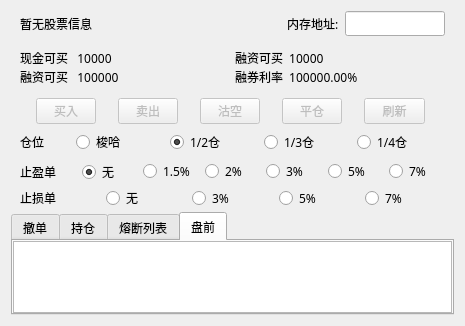
<?xml version="1.0" encoding="UTF-8"?>
<ui version="4.0">
 <class>TradeOperationPanel</class>
 <widget class="QWidget" name="TradeOperationPanel">
  <property name="geometry">
   <rect>
    <x>0</x>
    <y>0</y>
    <width>465</width>
    <height>323</height>
   </rect>
  </property>
  <property name="windowTitle">
   <string>Form</string>
  </property>
  <layout class="QVBoxLayout" name="verticalLayout">
   <item>
    <widget class="QWidget" name="widget" native="true">
     <property name="font">
      <font>
       <family>黑体</family>
       <pointsize>9</pointsize>
       <weight>50</weight>
       <bold>false</bold>
      </font>
     </property>
     <layout class="QHBoxLayout" name="horizontalLayout">
      <property name="topMargin">
       <number>0</number>
      </property>
      <property name="bottomMargin">
       <number>0</number>
      </property>
      <item>
       <widget class="QLabel" name="LabelStockCode">
        <property name="sizePolicy">
         <sizepolicy hsizetype="Fixed" vsizetype="Preferred">
          <horstretch>0</horstretch>
          <verstretch>0</verstretch>
         </sizepolicy>
        </property>
        <property name="minimumSize">
         <size>
          <width>174</width>
          <height>0</height>
         </size>
        </property>
        <property name="maximumSize">
         <size>
          <width>174</width>
          <height>16777215</height>
         </size>
        </property>
        <property name="font">
         <font>
          <family>黑体</family>
          <pointsize>9</pointsize>
          <weight>50</weight>
          <bold>false</bold>
         </font>
        </property>
        <property name="text">
         <string>暂无股票信息</string>
        </property>
       </widget>
      </item>
      <item>
       <spacer name="horizontalSpacer">
        <property name="orientation">
         <enum>Qt::Horizontal</enum>
        </property>
        <property name="sizeHint" stdset="0">
         <size>
          <width>40</width>
          <height>20</height>
         </size>
        </property>
       </spacer>
      </item>
      <item>
       <widget class="QLabel" name="LabelAddress">
        <property name="font">
         <font>
          <family>黑体</family>
          <pointsize>9</pointsize>
          <weight>50</weight>
          <bold>false</bold>
         </font>
        </property>
        <property name="text">
         <string>内存地址:</string>
        </property>
       </widget>
      </item>
      <item>
       <widget class="QLineEdit" name="EditAddress">
        <property name="maximumSize">
         <size>
          <width>100</width>
          <height>16777215</height>
         </size>
        </property>
       </widget>
      </item>
     </layout>
    </widget>
   </item>
   <item>
    <widget class="QWidget" name="widget_4" native="true">
     <property name="minimumSize">
      <size>
       <width>0</width>
       <height>50</height>
      </size>
     </property>
     <layout class="QVBoxLayout" name="verticalLayout_2">
      <item>
       <widget class="QWidget" name="widget_5" native="true">
        <layout class="QHBoxLayout" name="horizontalLayout_6">
         <property name="spacing">
          <number>5</number>
         </property>
         <property name="leftMargin">
          <number>0</number>
         </property>
         <property name="topMargin">
          <number>0</number>
         </property>
         <property name="rightMargin">
          <number>0</number>
         </property>
         <property name="bottomMargin">
          <number>0</number>
         </property>
         <item>
          <widget class="QLabel" name="LabelInfo1">
           <property name="font">
            <font>
             <family>黑体</family>
            </font>
           </property>
           <property name="text">
            <string>现金可买   10000</string>
           </property>
          </widget>
         </item>
         <item>
          <widget class="QLabel" name="LabelInfo2">
           <property name="font">
            <font>
             <family>黑体</family>
            </font>
           </property>
           <property name="text">
            <string>融资可买  10000</string>
           </property>
          </widget>
         </item>
        </layout>
       </widget>
      </item>
      <item>
       <widget class="QWidget" name="widget_6" native="true">
        <layout class="QHBoxLayout" name="horizontalLayout_7">
         <property name="spacing">
          <number>5</number>
         </property>
         <property name="leftMargin">
          <number>0</number>
         </property>
         <property name="topMargin">
          <number>0</number>
         </property>
         <property name="rightMargin">
          <number>0</number>
         </property>
         <property name="bottomMargin">
          <number>0</number>
         </property>
         <item>
          <widget class="QLabel" name="LabelInfo3">
           <property name="font">
            <font>
             <family>黑体</family>
            </font>
           </property>
           <property name="text">
            <string>融资可买   100000</string>
           </property>
          </widget>
         </item>
         <item>
          <widget class="QLabel" name="LabelInfo4">
           <property name="font">
            <font>
             <family>黑体</family>
            </font>
           </property>
           <property name="text">
            <string>融券利率  100000.00%</string>
           </property>
          </widget>
         </item>
        </layout>
       </widget>
      </item>
     </layout>
    </widget>
   </item>
   <item>
    <widget class="QWidget" name="widget_2" native="true">
     <property name="font">
      <font>
       <family>黑体</family>
       <pointsize>9</pointsize>
       <weight>50</weight>
       <bold>false</bold>
      </font>
     </property>
     <layout class="QHBoxLayout" name="horizontalLayout_2">
      <property name="topMargin">
       <number>0</number>
      </property>
      <property name="bottomMargin">
       <number>0</number>
      </property>
      <item>
       <widget class="QPushButton" name="ButtonBuy">
        <property name="enabled">
         <bool>false</bool>
        </property>
        <property name="maximumSize">
         <size>
          <width>60</width>
          <height>16777215</height>
         </size>
        </property>
        <property name="font">
         <font>
          <family>黑体</family>
          <pointsize>9</pointsize>
          <weight>50</weight>
          <bold>false</bold>
         </font>
        </property>
        <property name="text">
         <string>买入</string>
        </property>
       </widget>
      </item>
      <item>
       <widget class="QPushButton" name="ButtonSell">
        <property name="enabled">
         <bool>false</bool>
        </property>
        <property name="maximumSize">
         <size>
          <width>60</width>
          <height>16777215</height>
         </size>
        </property>
        <property name="font">
         <font>
          <family>黑体</family>
          <pointsize>9</pointsize>
          <weight>50</weight>
          <bold>false</bold>
         </font>
        </property>
        <property name="text">
         <string>卖出</string>
        </property>
       </widget>
      </item>
      <item>
       <widget class="QPushButton" name="ButtonBuyEmpty">
        <property name="enabled">
         <bool>false</bool>
        </property>
        <property name="maximumSize">
         <size>
          <width>60</width>
          <height>16777215</height>
         </size>
        </property>
        <property name="font">
         <font>
          <family>黑体</family>
          <pointsize>9</pointsize>
          <weight>50</weight>
          <bold>false</bold>
         </font>
        </property>
        <property name="text">
         <string>沽空</string>
        </property>
       </widget>
      </item>
      <item>
       <widget class="QPushButton" name="ButtonSellEmpty">
        <property name="enabled">
         <bool>false</bool>
        </property>
        <property name="maximumSize">
         <size>
          <width>60</width>
          <height>16777215</height>
         </size>
        </property>
        <property name="font">
         <font>
          <family>黑体</family>
          <pointsize>9</pointsize>
          <weight>50</weight>
          <bold>false</bold>
         </font>
        </property>
        <property name="text">
         <string>平仓</string>
        </property>
       </widget>
      </item>
      <item>
       <widget class="QPushButton" name="ButtonRefresh">
        <property name="enabled">
         <bool>false</bool>
        </property>
        <property name="maximumSize">
         <size>
          <width>61</width>
          <height>16777215</height>
         </size>
        </property>
        <property name="text">
         <string>刷新</string>
        </property>
       </widget>
      </item>
     </layout>
    </widget>
   </item>
   <item>
    <widget class="QWidget" name="widget_3" native="true">
     <property name="minimumSize">
      <size>
       <width>0</width>
       <height>0</height>
      </size>
     </property>
     <property name="font">
      <font>
       <pointsize>9</pointsize>
      </font>
     </property>
     <layout class="QHBoxLayout" name="horizontalLayout_5">
      <property name="topMargin">
       <number>0</number>
      </property>
      <property name="bottomMargin">
       <number>0</number>
      </property>
      <item>
       <widget class="QLabel" name="label_2">
        <property name="maximumSize">
         <size>
          <width>50</width>
          <height>16777215</height>
         </size>
        </property>
        <property name="font">
         <font>
          <family>黑体</family>
         </font>
        </property>
        <property name="text">
         <string>仓位</string>
        </property>
       </widget>
      </item>
      <item>
       <widget class="QRadioButton" name="RadioAll">
        <property name="font">
         <font>
          <family>黑体</family>
          <pointsize>9</pointsize>
         </font>
        </property>
        <property name="text">
         <string>梭哈</string>
        </property>
       </widget>
      </item>
      <item>
       <widget class="QRadioButton" name="Radio2">
        <property name="font">
         <font>
          <family>黑体</family>
          <pointsize>9</pointsize>
         </font>
        </property>
        <property name="text">
         <string>1/2仓</string>
        </property>
        <property name="checked">
         <bool>true</bool>
        </property>
       </widget>
      </item>
      <item>
       <widget class="QRadioButton" name="Radio3">
        <property name="font">
         <font>
          <family>黑体</family>
          <pointsize>9</pointsize>
         </font>
        </property>
        <property name="text">
         <string>1/3仓</string>
        </property>
       </widget>
      </item>
      <item>
       <widget class="QRadioButton" name="Radio4">
        <property name="font">
         <font>
          <family>黑体</family>
          <pointsize>9</pointsize>
         </font>
        </property>
        <property name="text">
         <string>1/4仓</string>
        </property>
       </widget>
      </item>
     </layout>
    </widget>
   </item>
   <item>
    <widget class="QWidget" name="widget_7" native="true">
     <property name="minimumSize">
      <size>
       <width>0</width>
       <height>0</height>
      </size>
     </property>
     <layout class="QHBoxLayout" name="horizontalLayout_8">
      <property name="topMargin">
       <number>0</number>
      </property>
      <property name="bottomMargin">
       <number>0</number>
      </property>
      <item>
       <widget class="QLabel" name="label">
        <property name="sizePolicy">
         <sizepolicy hsizetype="Preferred" vsizetype="Fixed">
          <horstretch>0</horstretch>
          <verstretch>0</verstretch>
         </sizepolicy>
        </property>
        <property name="minimumSize">
         <size>
          <width>50</width>
          <height>0</height>
         </size>
        </property>
        <property name="font">
         <font>
          <family>黑体</family>
         </font>
        </property>
        <property name="text">
         <string>止盈单</string>
        </property>
       </widget>
      </item>
      <item>
       <widget class="QRadioButton" name="RadioSellNone">
        <property name="font">
         <font>
          <family>黑体</family>
          <pointsize>9</pointsize>
         </font>
        </property>
        <property name="text">
         <string>无</string>
        </property>
        <property name="checked">
         <bool>true</bool>
        </property>
       </widget>
      </item>
      <item>
       <widget class="QRadioButton" name="RadioSellOneDotFive">
        <property name="font">
         <font>
          <family>黑体</family>
          <pointsize>9</pointsize>
         </font>
        </property>
        <property name="text">
         <string>1.5%</string>
        </property>
       </widget>
      </item>
      <item>
       <widget class="QRadioButton" name="RadioSellTwo">
        <property name="font">
         <font>
          <family>黑体</family>
          <pointsize>9</pointsize>
         </font>
        </property>
        <property name="text">
         <string>2%</string>
        </property>
       </widget>
      </item>
      <item>
       <widget class="QRadioButton" name="RadioSellThree">
        <property name="font">
         <font>
          <family>黑体</family>
          <pointsize>9</pointsize>
         </font>
        </property>
        <property name="text">
         <string>3%</string>
        </property>
       </widget>
      </item>
      <item>
       <widget class="QRadioButton" name="RadioSellFive">
        <property name="font">
         <font>
          <family>黑体</family>
          <pointsize>9</pointsize>
         </font>
        </property>
        <property name="text">
         <string>5%</string>
        </property>
       </widget>
      </item>
      <item>
       <widget class="QRadioButton" name="RadioSellSeven">
        <property name="font">
         <font>
          <family>黑体</family>
          <pointsize>9</pointsize>
         </font>
        </property>
        <property name="text">
         <string>7%</string>
        </property>
       </widget>
      </item>
     </layout>
    </widget>
   </item>
   <item>
    <widget class="QWidget" name="widget_8" native="true">
     <property name="minimumSize">
      <size>
       <width>0</width>
       <height>16</height>
      </size>
     </property>
     <property name="maximumSize">
      <size>
       <width>16777215</width>
       <height>16</height>
      </size>
     </property>
     <layout class="QHBoxLayout" name="horizontalLayout_9">
      <property name="leftMargin">
       <number>9</number>
      </property>
      <property name="topMargin">
       <number>0</number>
      </property>
      <property name="rightMargin">
       <number>9</number>
      </property>
      <property name="bottomMargin">
       <number>0</number>
      </property>
      <item>
       <widget class="QLabel" name="label_3">
        <property name="minimumSize">
         <size>
          <width>0</width>
          <height>16</height>
         </size>
        </property>
        <property name="maximumSize">
         <size>
          <width>16777215</width>
          <height>16</height>
         </size>
        </property>
        <property name="font">
         <font>
          <family>黑体</family>
         </font>
        </property>
        <property name="text">
         <string>止损单</string>
        </property>
       </widget>
      </item>
      <item>
       <widget class="QRadioButton" name="RadioStopLossNone">
        <property name="minimumSize">
         <size>
          <width>0</width>
          <height>16</height>
         </size>
        </property>
        <property name="maximumSize">
         <size>
          <width>16777215</width>
          <height>16</height>
         </size>
        </property>
        <property name="font">
         <font>
          <family>黑体</family>
         </font>
        </property>
        <property name="text">
         <string>无</string>
        </property>
       </widget>
      </item>
      <item>
       <widget class="QRadioButton" name="RadioStopLoss3">
        <property name="minimumSize">
         <size>
          <width>0</width>
          <height>16</height>
         </size>
        </property>
        <property name="maximumSize">
         <size>
          <width>16777215</width>
          <height>16</height>
         </size>
        </property>
        <property name="font">
         <font>
          <family>黑体</family>
         </font>
        </property>
        <property name="text">
         <string>3%</string>
        </property>
       </widget>
      </item>
      <item>
       <widget class="QRadioButton" name="RadioStopLoss5">
        <property name="minimumSize">
         <size>
          <width>0</width>
          <height>16</height>
         </size>
        </property>
        <property name="maximumSize">
         <size>
          <width>16777215</width>
          <height>16</height>
         </size>
        </property>
        <property name="font">
         <font>
          <family>黑体</family>
         </font>
        </property>
        <property name="text">
         <string>5%</string>
        </property>
       </widget>
      </item>
      <item>
       <widget class="QRadioButton" name="RadioStopLoss7">
        <property name="minimumSize">
         <size>
          <width>0</width>
          <height>16</height>
         </size>
        </property>
        <property name="maximumSize">
         <size>
          <width>16777215</width>
          <height>16</height>
         </size>
        </property>
        <property name="font">
         <font>
          <family>黑体</family>
         </font>
        </property>
        <property name="text">
         <string>7%</string>
        </property>
       </widget>
      </item>
     </layout>
    </widget>
   </item>
   <item>
    <widget class="QTabWidget" name="tabWidget">
     <property name="font">
      <font>
       <family>黑体</family>
       <pointsize>9</pointsize>
       <weight>50</weight>
       <bold>false</bold>
      </font>
     </property>
     <property name="currentIndex">
      <number>3</number>
     </property>
     <widget class="QWidget" name="TabRevoke">
      <attribute name="title">
       <string>撤单</string>
      </attribute>
      <layout class="QHBoxLayout" name="horizontalLayout_3">
       <property name="leftMargin">
        <number>0</number>
       </property>
       <property name="topMargin">
        <number>0</number>
       </property>
       <property name="rightMargin">
        <number>0</number>
       </property>
       <property name="bottomMargin">
        <number>0</number>
       </property>
       <item>
        <widget class="QTableView" name="TableRevoke"/>
       </item>
      </layout>
     </widget>
     <widget class="QWidget" name="TabPosition">
      <attribute name="title">
       <string>持仓</string>
      </attribute>
      <layout class="QHBoxLayout" name="horizontalLayout_4">
       <property name="leftMargin">
        <number>0</number>
       </property>
       <property name="topMargin">
        <number>0</number>
       </property>
       <property name="rightMargin">
        <number>0</number>
       </property>
       <property name="bottomMargin">
        <number>0</number>
       </property>
       <item>
        <widget class="QTableView" name="TablePosition">
         <property name="font">
          <font>
           <family>黑体</family>
           <pointsize>9</pointsize>
           <weight>50</weight>
           <bold>false</bold>
          </font>
         </property>
        </widget>
       </item>
      </layout>
     </widget>
     <widget class="QWidget" name="TabTempStop">
      <attribute name="title">
       <string>熔断列表</string>
      </attribute>
      <layout class="QGridLayout" name="gridLayout">
       <property name="leftMargin">
        <number>0</number>
       </property>
       <property name="topMargin">
        <number>0</number>
       </property>
       <property name="rightMargin">
        <number>0</number>
       </property>
       <property name="bottomMargin">
        <number>0</number>
       </property>
       <item row="0" column="0">
        <widget class="QTableView" name="TableTempStop"/>
       </item>
      </layout>
     </widget>
     <widget class="QWidget" name="TabPreMarket">
      <attribute name="title">
       <string>盘前</string>
      </attribute>
      <layout class="QGridLayout" name="gridLayout_2">
       <property name="leftMargin">
        <number>0</number>
       </property>
       <property name="topMargin">
        <number>0</number>
       </property>
       <property name="rightMargin">
        <number>0</number>
       </property>
       <property name="bottomMargin">
        <number>0</number>
       </property>
       <item row="0" column="0">
        <widget class="QTableView" name="TablePreMarket"/>
       </item>
      </layout>
     </widget>
    </widget>
   </item>
  </layout>
 </widget>
 <resources/>
 <connections/>
</ui>
